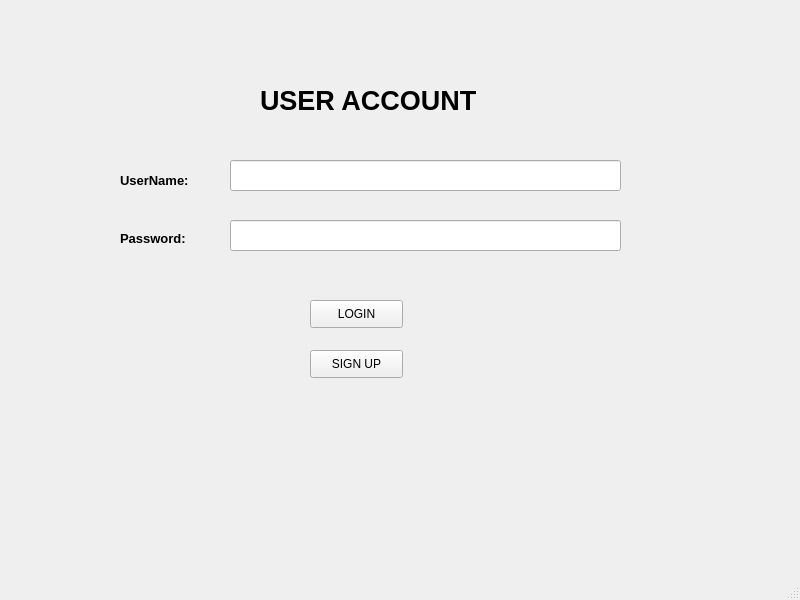
<?xml version="1.0" encoding="UTF-8"?>
<ui version="4.0">
 <class>MainWindow</class>
 <widget class="QMainWindow" name="MainWindow">
  <property name="geometry">
   <rect>
    <x>0</x>
    <y>0</y>
    <width>800</width>
    <height>600</height>
   </rect>
  </property>
  <property name="windowTitle">
   <string>MainWindow</string>
  </property>
  <widget class="QWidget" name="centralwidget">
   <widget class="QLabel" name="label">
    <property name="geometry">
     <rect>
      <x>260</x>
      <y>40</y>
      <width>361</width>
      <height>121</height>
     </rect>
    </property>
    <property name="font">
     <font>
      <pointsize>20</pointsize>
      <weight>75</weight>
      <bold>true</bold>
     </font>
    </property>
    <property name="text">
     <string>USER ACCOUNT</string>
    </property>
   </widget>
   <widget class="QLabel" name="label_2">
    <property name="geometry">
     <rect>
      <x>120</x>
      <y>170</y>
      <width>101</width>
      <height>21</height>
     </rect>
    </property>
    <property name="font">
     <font>
      <pointsize>10</pointsize>
      <weight>75</weight>
      <bold>true</bold>
     </font>
    </property>
    <property name="text">
     <string>UserName:</string>
    </property>
   </widget>
   <widget class="QLabel" name="label_3">
    <property name="geometry">
     <rect>
      <x>120</x>
      <y>230</y>
      <width>91</width>
      <height>16</height>
     </rect>
    </property>
    <property name="font">
     <font>
      <pointsize>10</pointsize>
      <weight>75</weight>
      <bold>true</bold>
     </font>
    </property>
    <property name="text">
     <string>Password:</string>
    </property>
   </widget>
   <widget class="QLineEdit" name="userName">
    <property name="geometry">
     <rect>
      <x>230</x>
      <y>160</y>
      <width>391</width>
      <height>31</height>
     </rect>
    </property>
   </widget>
   <widget class="QLineEdit" name="userPassword">
    <property name="geometry">
     <rect>
      <x>230</x>
      <y>220</y>
      <width>391</width>
      <height>31</height>
     </rect>
    </property>
   </widget>
   <widget class="QPushButton" name="loginButton">
    <property name="geometry">
     <rect>
      <x>310</x>
      <y>300</y>
      <width>93</width>
      <height>28</height>
     </rect>
    </property>
    <property name="text">
     <string>LOGIN</string>
    </property>
   </widget>
   <widget class="QPushButton" name="SignUpButton">
    <property name="geometry">
     <rect>
      <x>310</x>
      <y>350</y>
      <width>93</width>
      <height>28</height>
     </rect>
    </property>
    <property name="text">
     <string>SIGN UP</string>
    </property>
   </widget>
  </widget>
  <widget class="QMenuBar" name="menubar">
   <property name="geometry">
    <rect>
     <x>0</x>
     <y>0</y>
     <width>800</width>
     <height>26</height>
    </rect>
   </property>
  </widget>
  <widget class="QStatusBar" name="statusbar"/>
 </widget>
 <resources/>
 <connections/>
</ui>
